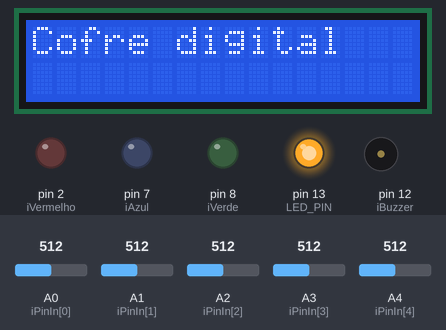
Bench run of a sketch on a simulated Arduino Uno, built with avr-gcc and run on an emulated ATmega328P. On the bench: 16×2 character LCD, output pins drawn as LEDs (lit = HIGH), buzzer (waves = sounding, pin HIGH). The inputs (shaded band) are chosen by the test bench; at power-on: A0 (iPinIn[0]) = 512, A1 (iPinIn[1]) = 512, A2 (iPinIn[2]) = 512, A3 (iPinIn[3]) = 512, A4 (iPinIn[4]) = 512. What the sketch prints to the serial monitor is not drawn.

Above: at 0.1 s.
At 4.6 s:
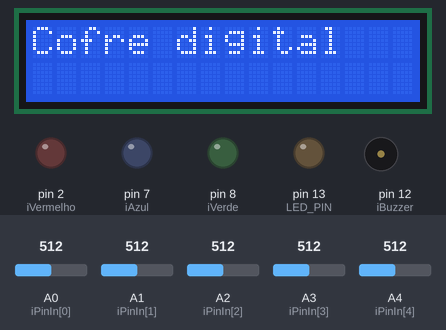
Timing chart, 0 to 6.1 s (numbered marks = the images above):
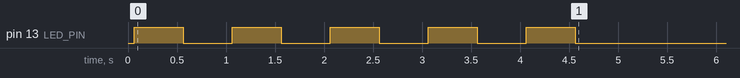

The sketch:

Cofre.ino
```cpp
#include <LiquidCrystal.h>

LiquidCrystal lcd(11, 10, 6, 5, 4, 3);

const int iPinIn[6] = {A0,A1,A2,A3,A4,A5};
const int iPinOut = 1;

int iVermelho = 2, iAzul = 7, iVerde = 8;
int iBuzzer = 12;
double iContador = 0;

int iSensorValue[5];


#define LED_PIN 13
#define TOGGLE_LED_STATE 't'
#define EOL_DELIMITER "\n"
int incoming = 0;
boolean shouldBlinkLED = false;


void setup() {
    Serial.begin(9600);

    pinMode(iVermelho, OUTPUT);
    pinMode(iAzul, OUTPUT);
    pinMode(iVerde, OUTPUT);
    pinMode(iBuzzer, OUTPUT);

    lcd.begin(16, 2);
    lcd.setCursor(0, 0); //Coluna 0, Linha 0
    lcd.print("Cofre digital");

    Serial.begin(57600);
    Serial.print("INITIALIZING");
    Serial.print(EOL_DELIMITER);
    pinMode(LED_PIN, OUTPUT);
    blinkLED(5);
    Serial.print("READY");
    Serial.print(EOL_DELIMITER);
}

void loop() {
    LeMoeda();
    //LeNota();

    delay(2000);
    Serial.println("teste");
    delay(2000);
    Serial.println("atividade1");
    delay(2000);
    Serial.println("atividade2");
    delay(2000);
    Serial.println("atividade3");
    delay(2000);
    Serial.println("atividade4");

    if(shouldBlinkLED) blinkLED(1);
    if(Serial.available() > 0) {
        incoming = Serial.read();
        if(incoming == TOGGLE_LED_STATE) {
            shouldBlinkLED = !shouldBlinkLED;
	    Serial.print("LED BLINK STATE: ");
	    if(shouldBlinkLED)
                Serial.print("ON");
	    else
          	Serial.print("OFF");
            Serial.print(EOL_DELIMITER);
    	}
    }
}

void LeMoeda() {
    for (int i=0; i<5; i++) {
        iSensorValue[i] = analogRead(iPinIn[i]);
    }
    int iOutputValue = map(iSensorValue[0], 0, 1023, 0, 255);
    analogWrite(iPinOut, iOutputValue);

    for (int i=0; i<5; i++) {
        Serial.print("Sensor " + String(i) + " = " + String(iSensorValue[i]));
        if (i!=4) Serial.print("; ");
    }
    Serial.println("");

    if (iSensorValue[0] < 250 && iSensorValue[1] < 200 && iSensorValue[2] < 200 && iSensorValue[3] < 200 && iSensorValue[4] < 200) {
        iContador = iContador + 1;
        Serial.println(">> + R$ 1,00");// - Total R$ " + String(iContador));
        EscreveLCD();
    } else if (iSensorValue[1] < 200 && iSensorValue[2] < 200 && iSensorValue[3] < 200 && iSensorValue[4] < 200) {
        iContador = iContador + 0.5;
        Serial.println(">> + R$ 0,50");// - Total R$ " + String(iContador));
        EscreveLCD();
    } else if (iSensorValue[2] < 200 && iSensorValue[3] < 200 && iSensorValue[4] < 200) {
        iContador = iContador + 0.25;
        Serial.println(">> + R$ 0,25");// - Total R$ " + String(iContador));
        EscreveLCD();
    } else if (iSensorValue[3] < 200 && iSensorValue[4] < 200) {
        iContador = iContador + 0.1;
        Serial.println(">> + R$ 0,10");// - Total R$ " + String(iContador));
        EscreveLCD();
    } else if (iSensorValue[2] < 250 && iSensorValue[3] < 200 && iSensorValue[4] < 200) {
        iContador = iContador + 0.05;
        Serial.println(">> + R$ 0,05");// - Total R$ " + String(iContador));
        EscreveLCD();
    }
    delay(10);
}

void LeNota() {
    String sCores[3] = {"Vermelho","Azul","Verde"};
    int iPinos[3] = {iVermelho, iAzul, iVerde};

    for (int i = 0; i<3; i++) {
        digitalWrite(iPinos[i], HIGH);
        int iValorSensor = analogRead(A5);
        int iOutputValue = map(iValorSensor, 0, 1023, 0, 255);
        analogWrite(A5, iOutputValue);
        Serial.println("Valor do " + sCores[i] + " = " + String(iValorSensor) + ";\t Valor saida = " + String(iOutputValue) + ";");
        delay(1000);
        digitalWrite(iPinos[i], LOW);
    }
    delay(10);
}

void EscreveLCD() {
    lcd.setCursor(0, 1); //Coluna 0, Linha 1
    lcd.print(iContador);
    TocarSom();
}

void TocarSom() {
    tone(iBuzzer,1500);
    delay(500);
    noTone(iBuzzer);
}

void blinkLED(int count) {
    for(int i = 0; i < count; i++) {
        digitalWrite(LED_PIN, HIGH);
        delay(500);
        digitalWrite(LED_PIN, LOW);
        delay(500);
    }
}
```
